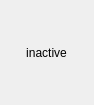
<?xml version="1.0" encoding="UTF-8"?>
<ui version="4.0">
 <class>Form</class>
 <widget class="QWidget" name="Form">
  <property name="enabled">
   <bool>true</bool>
  </property>
  <property name="geometry">
   <rect>
    <x>0</x>
    <y>0</y>
    <width>94</width>
    <height>105</height>
   </rect>
  </property>
  <property name="sizePolicy">
   <sizepolicy hsizetype="Preferred" vsizetype="Expanding">
    <horstretch>0</horstretch>
    <verstretch>0</verstretch>
   </sizepolicy>
  </property>
  <property name="minimumSize">
   <size>
    <width>0</width>
    <height>0</height>
   </size>
  </property>
  <property name="maximumSize">
   <size>
    <width>1000</width>
    <height>1000</height>
   </size>
  </property>
  <property name="font">
   <font>
    <pointsize>9</pointsize>
   </font>
  </property>
  <property name="windowTitle">
   <string>Form</string>
  </property>
  <property name="autoFillBackground">
   <bool>false</bool>
  </property>
  <layout class="QVBoxLayout" name="verticalLayout">
   <property name="spacing">
    <number>0</number>
   </property>
   <property name="sizeConstraint">
    <enum>QLayout::SizeConstraint::SetDefaultConstraint</enum>
   </property>
   <property name="leftMargin">
    <number>0</number>
   </property>
   <property name="topMargin">
    <number>0</number>
   </property>
   <property name="rightMargin">
    <number>0</number>
   </property>
   <property name="bottomMargin">
    <number>0</number>
   </property>
   <item>
    <widget class="QWidget" name="widget" native="true">
     <property name="sizePolicy">
      <sizepolicy hsizetype="Preferred" vsizetype="Expanding">
       <horstretch>0</horstretch>
       <verstretch>0</verstretch>
      </sizepolicy>
     </property>
     <property name="minimumSize">
      <size>
       <width>0</width>
       <height>0</height>
      </size>
     </property>
     <property name="maximumSize">
      <size>
       <width>1000</width>
       <height>1000</height>
      </size>
     </property>
     <property name="toolTip">
      <string/>
     </property>
     <property name="layoutDirection">
      <enum>Qt::LayoutDirection::LeftToRight</enum>
     </property>
     <layout class="QVBoxLayout" name="verticalLayout_2">
      <property name="spacing">
       <number>0</number>
      </property>
      <property name="sizeConstraint">
       <enum>QLayout::SizeConstraint::SetDefaultConstraint</enum>
      </property>
      <property name="leftMargin">
       <number>0</number>
      </property>
      <property name="topMargin">
       <number>0</number>
      </property>
      <property name="rightMargin">
       <number>0</number>
      </property>
      <property name="bottomMargin">
       <number>0</number>
      </property>
      <item>
       <spacer name="verticalSpacer">
        <property name="orientation">
         <enum>Qt::Orientation::Vertical</enum>
        </property>
        <property name="sizeHint" stdset="0">
         <size>
          <width>20</width>
          <height>0</height>
         </size>
        </property>
       </spacer>
      </item>
      <item alignment="Qt::AlignmentFlag::AlignHCenter|Qt::AlignmentFlag::AlignVCenter">
       <widget class="QLabel" name="label">
        <property name="sizePolicy">
         <sizepolicy hsizetype="Preferred" vsizetype="Preferred">
          <horstretch>0</horstretch>
          <verstretch>0</verstretch>
         </sizepolicy>
        </property>
        <property name="font">
         <font>
          <pointsize>9</pointsize>
         </font>
        </property>
        <property name="toolTip">
         <string/>
        </property>
        <property name="text">
         <string>inactive</string>
        </property>
        <property name="alignment">
         <set>Qt::AlignmentFlag::AlignCenter</set>
        </property>
       </widget>
      </item>
      <item>
       <spacer name="verticalSpacer_2">
        <property name="orientation">
         <enum>Qt::Orientation::Vertical</enum>
        </property>
        <property name="sizeHint" stdset="0">
         <size>
          <width>20</width>
          <height>0</height>
         </size>
        </property>
       </spacer>
      </item>
     </layout>
    </widget>
   </item>
  </layout>
 </widget>
 <resources/>
 <connections/>
</ui>
